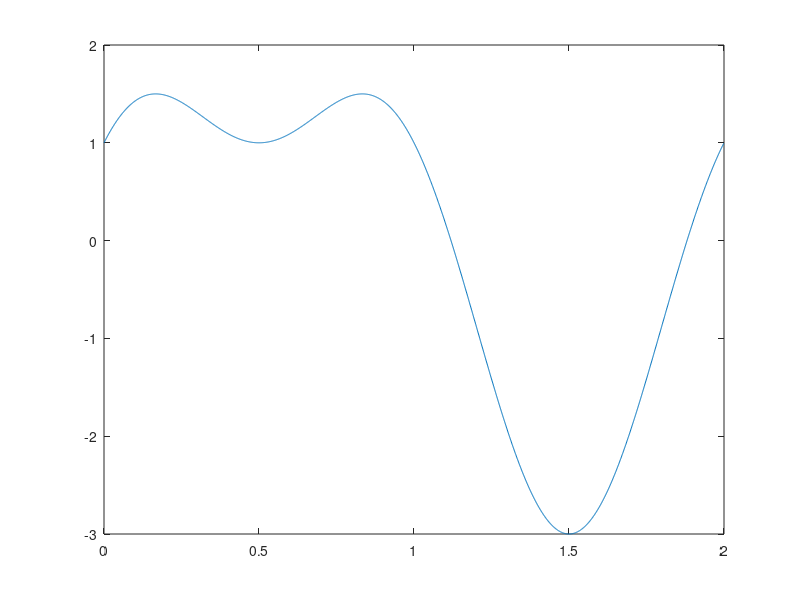

Source code (MATLAB):
t = [0 : 0.001 : 2-0.001];
z = 2*sin(pi*t) + cos(2*pi*t);
plot(t,z);
pr = 0.026;
pz = sum(z.^2)/length(z);
SNRdb = 10*log10(pz/pr);
ENOB = (SNRdb - 1.76) / 6.02